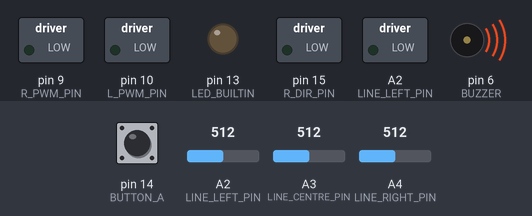
This sketch was run on a simulated Arduino Uno, built with avr-gcc and run on an emulated ATmega328P. Shown: switched loads named in the sketch (green lamp = pin HIGH), output pins drawn as LEDs (lit = HIGH), buzzer (waves = sounding). Inputs (shaded band) come from the test bench; at power-on: A2 (LINE_LEFT_PIN) = 512, A4 (LINE_RIGHT_PIN) = 512, A3 (LINE_CENTRE_PIN) = 512, pin 14 (BUTTON_A) HIGH.

Above: at 7.7 s.
7.8 s: A2 (LINE_LEFT_PIN) set to 716
At 8.8 s:
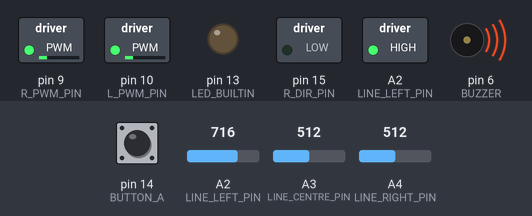
9.3 s: A4 (LINE_RIGHT_PIN) set to 716
At 10.3 s:
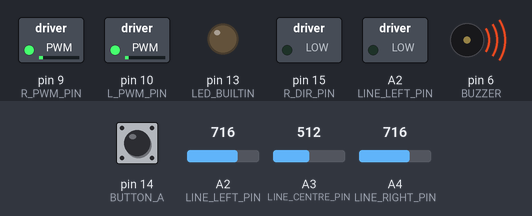
10.8 s: A4 (LINE_RIGHT_PIN) set to 900
At 11.7 s:
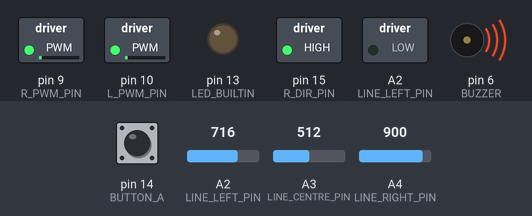
12.3 s: A3 (LINE_CENTRE_PIN) set to 53
At 13.4 s:
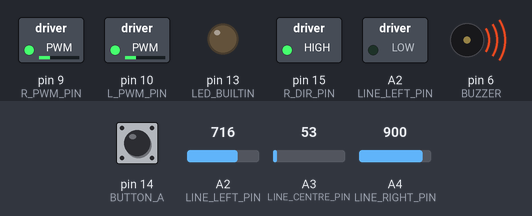
13.8 s: A2 (LINE_LEFT_PIN) set to 511
At 14.9 s:
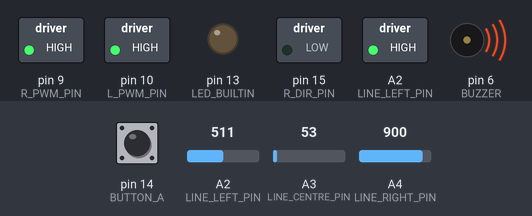
15.3 s: A3 (LINE_CENTRE_PIN) set to 0
At 16.3 s:
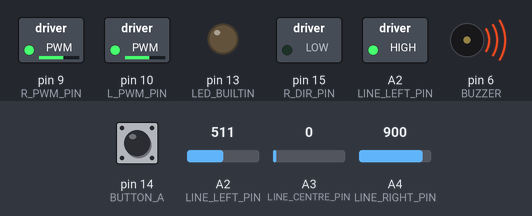
Timing chart, 0 to 17.8 s (numbered marks = the images above; inputs shaded):
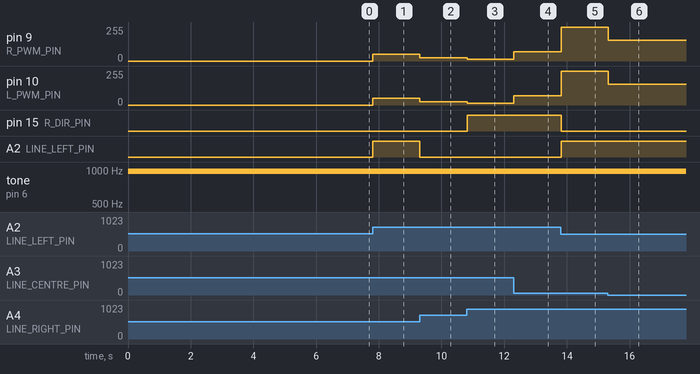

Measured:
- after the input at 7.8 s, pin 9 (R_PWM_PIN), pin 10 (L_PWM_PIN): 0/255 → 50/255 at once; A2 (LINE_LEFT_PIN): LOW → HIGH at once
- after the input at 9.3 s, pin 9 (R_PWM_PIN): 50/255 → 25/255 at once; pin 10 (L_PWM_PIN): 50/255 → 23/255 at once; A2 (LINE_LEFT_PIN): HIGH → LOW at once
- after the input at 10.8 s, pin 9 (R_PWM_PIN): 25/255 → 15/255 at once; pin 10 (L_PWM_PIN): 23/255 → 15/255 at once; pin 15 (R_DIR_PIN): LOW → HIGH at once
- after the input at 12.3 s, pin 9 (R_PWM_PIN), pin 10 (L_PWM_PIN): 15/255 → 69/255 at once
- after the input at 13.8 s, pin 9 (R_PWM_PIN), pin 10 (L_PWM_PIN): 69/255 → 255/255 at once; pin 15 (R_DIR_PIN): HIGH → LOW at once; A2 (LINE_LEFT_PIN): LOW → HIGH at once
- after the input at 15.3 s, pin 9 (R_PWM_PIN), pin 10 (L_PWM_PIN): 255/255 → 155/255 at once

The sketch:

line_sensor.ino
```cpp
#include "lineSensor.h"
#include "motor.h"

#define BUTTON_A 14
#define BUZZER 6

#define LINE_LEFT_PIN A2
#define LINE_CENTRE_PIN A3
#define LINE_RIGHT_PIN A4

#define L_PWM_PIN 10
#define L_DIR_PIN 16
#define R_PWM_PIN  9
#define R_DIR_PIN 15

#define standby 0
#define startup 1
#define initalise 2
#define findline 3
#define foundline 4

float threshold;
float leftlevel;
float centrelevel;
float rightlevel;
float totalread;
float propleft;
float propcentre;
float propright;
float M;
int state;

lineSensor_c line_left(LINE_LEFT_PIN); //Create a line sensor object for the left sensor
lineSensor_c line_centre(LINE_CENTRE_PIN); //Create a line sensor object for the centre sensor
lineSensor_c line_right(LINE_RIGHT_PIN); //Create a line sensor object for the right sensor
motor_c left_motor(L_DIR_PIN,L_PWM_PIN);
motor_c right_motor(R_DIR_PIN,R_PWM_PIN);

void weighted_line_sense(){
  leftlevel = line_left.getlevel();
  centrelevel = line_centre.getlevel();
  rightlevel = line_right.getlevel();
  totalread = leftlevel + centrelevel + rightlevel;
  propleft = leftlevel/totalread;
  propcentre = centrelevel/totalread;
  propright = rightlevel/totalread;
  M = propright - propleft;
  if (-0.25 < M && M < 0.25){
      left_motor.speedchange(23);
      right_motor.speedchange(25);
  }
  else {
    left_motor.speedchange(M*50*1);
    right_motor.speedchange(M*50*-1);
  }
}

void play_tone(int volume) {
    analogWrite(BUZZER, volume);
}


void setup() {
  // put your setup code here, to run once:
  pinMode(LED_BUILTIN, OUTPUT);
  Serial.begin(115200);
  pinMode(BUZZER, OUTPUT);
  threshold = 200;
  state = standby;
}

void loop()
{

  switch(state){
    case(standby):
      if ((digitalRead(BUTTON_A) == LOW)){
        state = startup;
      }
    case(startup):
      for (int i = 0; i < 5; i++){
        play_tone(64);
        delay(500);
        play_tone(0);
        delay(500);
      }
      state = initalise;
    case(initalise):
      line_left.calibrate();
      line_centre.calibrate();
      line_right.calibrate();
      state = findline;
    case(findline):
      left_motor.speedchange(23);
      right_motor.speedchange(25);
      if (line_left.getlevel() > threshold || line_right.getlevel() > threshold ||line_centre.getlevel() > threshold){
        left_motor.speedchange(0);
        right_motor.speedchange(0);
        state = foundline;
      }
    case(foundline):
      weighted_line_sense();
  }


 /*
  // To store result.
  int l_value; // left sensor
  int c_value; // centre sensor
  int r_value; // right sensor
  // Read analog voltages
  l_value = line_left.getlevel();
  c_value = line_centre.getlevel();
  r_value = line_right.getlevel();

  //Serial.print("is on :");
  //Serial.print(on);
  //Serial.print("is calibrated :");
  //Serial.print(calibrated);
  // To send data back to your computer.
  // You can open either Serial monitor or plotter.
  /*
  Serial.print( l_value );
  Serial.print( ", " );
  Serial.print( c_value );
  Serial.print( ", " );
  Serial.print( r_value );
  Serial.print( ", " );
  Serial.print( line_left.onLine(threshold) );
  Serial.print( ", " );
  Serial.print( line_centre.onLine(threshold) );
  Serial.print( ", " );
  Serial.print( line_right.onLine(threshold) );
  Serial.print( "\n" );
  */

  delay(25);
}
```

lineSensor.h
```cpp
#ifndef _LINESENSOR_H
#define _LINESENSOR_H

class lineSensor_c {

  public:

    int pin;
    float biasvalue;

    // Constructor, accepts a pin number as
    // argument and sets this as input.
    lineSensor_c( int which_pin ) {

       // Record which pin we used.
       pin = which_pin;
       biasvalue = 0;
       // Set this pin to input.
       pinMode( pin, INPUT );
    };


    // Write your calibration routine here
    // to remove bias offset
    void calibrate() {
      float value;
      value = analogRead( pin ) / 64;
      for (int i = 0; i <= 63; i++) {
        biasvalue += value;
        delay(10);
      }

    }


    int getbias(){
      return biasvalue;
    }

    int getlevel(){
      return (analogRead( pin ) - biasvalue);
    }

    // Write a routine here to check if your
    // sensor is on a line (true or false).
    boolean onLine( float threshold ) {

      if (getlevel() > threshold) {
         return true;
      }

      return false;
    }


};

#endif
```

motor.h
```cpp
#ifndef _MOTOR_H
#define _MOTOR_H


// A class to neatly contain commands for the
// motors, to take care of +/- values, a min/max
// power value, & pin setup.


class motor_c {
  public:

    // This is a function prototype.
    // The actual function is written outside
    // of the class (see below).
    motor_c(int dirpin, int pwrpin);
    void speedchange( int inputspeed );
    bool fwd;
    int dpin;
    int ppin;
    int pwr;
};

// Constructor: when you create an instance
// of this class, your constructor will be
// called automatically.  You can treat it
// a bit like the main setup().  What needs
// to be setup initially within this class?
motor_c::motor_c(int dirpin, int pwrpin) {

  dpin = dirpin;
  ppin = pwrpin;
  fwd = true;
  pwr = 0;

  pinMode( dpin, OUTPUT );
  pinMode( ppin, OUTPUT );

}

void motor_c::speedchange( int inputspeed ) {
  if (inputspeed < 0){
    fwd = false;
  }
  else{
    fwd = true;
  }
  if (fwd) {digitalWrite(dpin, LOW);}
  else if (!fwd) {digitalWrite(dpin, HIGH);}
  analogWrite(ppin, abs(inputspeed));

}


#endif
```
